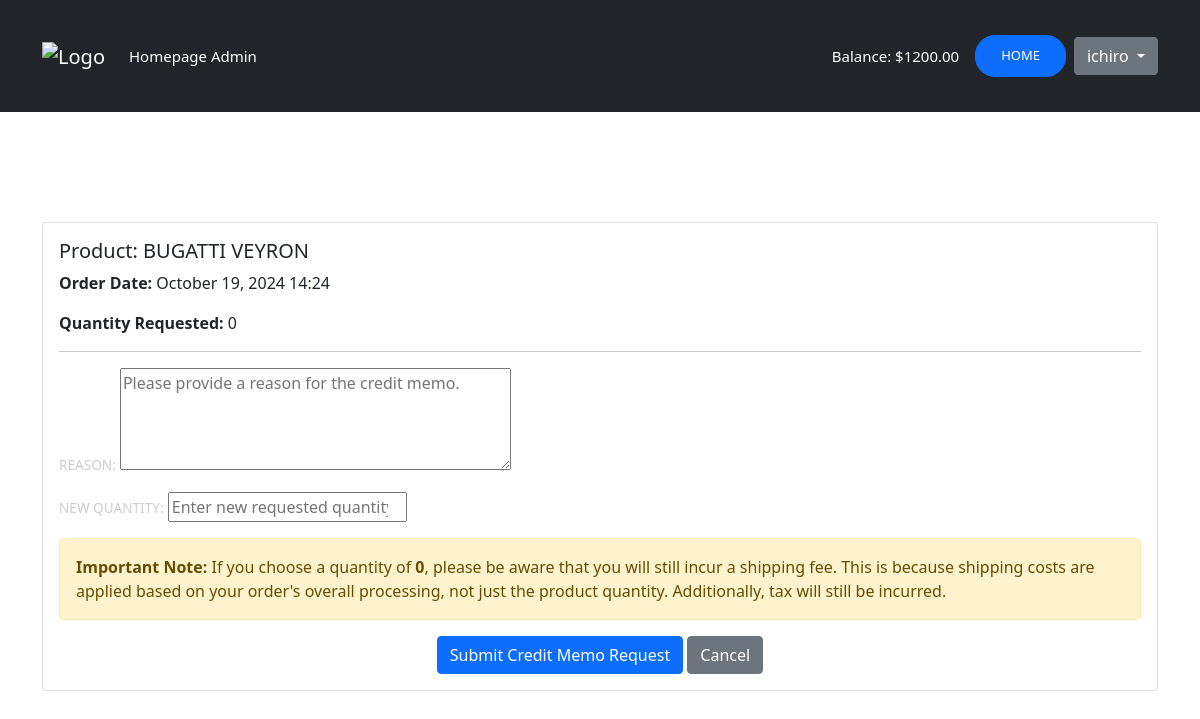
The app's page /checkout/request-credit-memo/79/ (signed in) with its own data.
### myapp/models.py (models this page shows, shortened)
class UserProfile(models.Model):
    user = models.OneToOneField(User, on_delete=models.CASCADE)
    company_name = models.CharField(max_length=255)
    full_name = models.CharField(max_length=255)
    mobile_number = models.CharField(max_length=15)
    business_title = models.CharField(max_length=255)
    balance = models.DecimalField(max_digits=10, decimal_places=2, default=0.00)  # Add this line

### requested_inventory/models.py (models this page shows, shortened)
class ProductRequest(models.Model):
    STATUS_CHOICES = [
        ('pending', 'Pending'),
        ('approved', 'Approved'),
        ('declined', 'Declined'),
        ('paid', 'Paid'),  # Add the 'paid' status here
    ]
    user = models.ForeignKey(User, on_delete=models.CASCADE)
    product = models.ForeignKey(Product, on_delete=models.CASCADE)  # Use the defined Product model
    quantity_requested = models.IntegerField()
    status = models.CharField(max_length=10, choices=STATUS_CHOICES, default='pending')
    created_at = models.DateTimeField(auto_now_add=True)

class Product(models.Model):
    name = models.CharField(max_length=255)
    sku = models.CharField(max_length=100, unique=True)
    description = models.TextField(blank=True, null=True)
    price = models.DecimalField(max_digits=10, decimal_places=2)
    quantity = models.IntegerField(default=0)  # Track available stock
    image = models.ImageField(upload_to='media/product_images/', blank=True, null=True)  # Updated path for image

### checkout/views.py (the view)
# urls.py: path('request-credit-memo/<int:request_id>/', views.request_credit_memo, name='request_credit_memo'),
@login_required
def request_credit_memo(request, request_id):
    product_request = get_object_or_404(ProductRequest, id=request_id)
    if request.method == 'POST':
        form = CreditMemoRequestForm(request.POST)
        if form.is_valid():
            credit_memo_request = form.save(commit=False)
            credit_memo_request.product_request = product_request
            credit_memo_request.requested_by = request.user
            credit_memo_request.save()
            messages.success(request, 'Your credit memo request has been submitted and is pending approval.')
            return redirect('receipt', product_request_id=request_id)
    else:
        form = CreditMemoRequestForm()
    return render(request, 'inventory/request_credit_memo.html', {
        'form': form,
        'product_request': product_request
    })

### checkout/forms.py
class CreditMemoRequestForm(forms.ModelForm):
    class Meta:
        model = CreditMemoRequest
        fields = ['reason', 'new_quantity']
        widgets = {
            'reason': forms.Textarea(attrs={'rows': 4, 'placeholder': 'Please provide a reason for the credit memo.'}),
            'new_quantity': forms.NumberInput(attrs={'placeholder': 'Enter new requested quantity'}),
        }

### templates/inventory/request_credit_memo.html (shortened to what this page needs)
{% extends 'users/base.html' %}
{% block content %}
<div class="container mt-5">
    <h2 class="text-center mb-4">Request Credit Memo</h2>
    <div class="card">
        <div class="card-body">
            <h5 class="card-title">Product: {{ product_request.product.name }}</h5>
            <p class="card-text"><strong>Order Date:</strong> {{ product_request.created_at|date:"F d, Y H:i" }}</p>
            <p class="card-text"><strong>Quantity Requested:</strong> {{ product_request.quantity_requested }}</p>
            <hr>
            <form method="post">
                {{ form.as_p }}
                <div class="alert alert-warning" role="alert">
                <strong>Important Note:</strong> If you choose a quantity of <strong>0</strong>, please be aware that you will still incur a shipping fee. This is because shipping costs are applied based on your order's overall processing, not just the product quantity. Additionally, tax will still be incurred.
                </div>
                <div class="text-center">
                    <button type="submit" class="btn btn-primary">Submit Credit Memo Request</button>
                    <a href="{% url 'receipt' product_request.id %}" class="btn btn-secondary">Cancel</a>
                </div>
            </form>
        </div>
    </div>
</div>
{% endblock %}

### templates/users/base.html (shortened to what this page needs)
<!doctype html>
{% load static %}
<html lang="en">
<head>
    <link rel="stylesheet" href="{% static 'users/css/main.css' %}" type="text/css">
    <link href="https://cdn.jsdelivr.net/npm/bootstrap@5.0.0-beta3/dist/css/bootstrap.min.css" rel="stylesheet">
</head>
<body id="bg" style="background-image: url({% static 'users/images/bg.png' %});">
<nav class="navbar navbar-expand-lg navbar-dark bg-dark" id="main-navbar">
    <div class="container">
        <a class="navbar-brand" href="{% url 'home' %}"><img src="{% static 'images/in-logo-1.svg' %}" alt="Logo"></a>
        <div class="collapse navbar-collapse" id="navbarNavAltMarkup">
            <div class="navbar-nav">
                {% if user.is_superuser %}
                    <a class="nav-link active cool-font" aria-current="page" href="#">Homepage Admin</a>
                {% else %}
                    <a class="nav-link active" aria-current="page" href="#">Homepage</a>
                {% endif %}
            </div>
            <div class="d-flex align-items-center ms-auto" id="authstyle">
                {% if user.is_authenticated %}
                    {% with user_profile=user.userprofile %}
                        <span class="text-white me-3">Balance: ${{ user_profile.balance }}</span>
                    {% endwith %}
                    <a href="{% url 'homepage' %}" class="btn btn-primary me-2" id="header-links">Home</a>
                    <div class="dropdown">
                        <button class="btn btn-secondary dropdown-toggle" type="button" id="dropdownMenuButton" data-bs-toggle="dropdown" aria-expanded="false">
                            {{ user.username }}
                        </button>
                    </div>
                {% else %}
                    <a href="{% url 'register' %}" class="btn btn-primary me-2" id="header-links">Create Account</a>
                    <a href="{% url 'login' %}" class="btn btn-primary" id="header-links">Log In</a>
                {% endif %}
            </div>
        </div>
    </div>
</nav>
<div>
    {% block content %}{% endblock content %}
</div>
</body>
</html>

### myapp/static/users/main.css (style rules this page uses)
#bg { background-repeat: no-repeat; background-size: cover; background-attachment: fixed; }
#main-navbar { color: white; min-height: 14vh; font-size: 15px; }
#authstyle { margin-left: 17%; border-radius: 50%; }
#header-links { position: relative; border-radius: 20px; display: inline-block; padding: 10px 25px; text-transform: uppercase; text-decoration: none; font-size: 13px; overflow: hidden; transition: 0.2s; }
body { margin:0; color:#6a6f8c; background-image: url('images/bg.png'); font:600 16px/18px 'Open Sans',sans-serif; }
*,:after,:before { box-sizing:border-box }
a { color:inherit;text-decoration:none }
body { font: 100% / 1.414 "Open Sans", "Roboto", arial, sans-serif; background: #e9e9e9; }
a, [type="submit"] { transition: all .25s ease-in; }
h1, h2 { font-weight: 300; color: rgba(255,255,255,1); }
label { font-size: .85rem; text-transform: uppercase; color: #ccc; }

### records on screen
UserProfile: balance "1200.00"
ProductRequest: product.name "BUGATTI VEYRON", created_at "October 19, 2024 14:24", quantity_requested "0"

### other values on screen
{{ user.username }} "ichiro"
